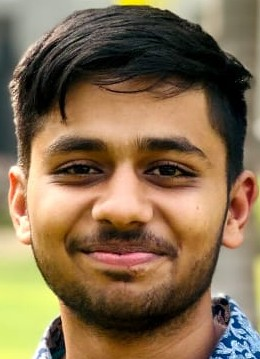
#> input picture STYLEAURA_1/skin-tone-detection/test_images/face1.jpg, 260 x 359 px; its folder holds only this picture in this run
$ python skin_tone_detector.py
#> lines starting #> are read from the running program, lines starting #| are printed output that depends on the picture
"""
Skin Tone Detection Pipeline
============================
This script:
1. Loads a face image
2. Detects the face region using OpenCV Haar Cascade
3. Extracts skin pixels using the trained ML model
4. Classifies skin tone as Light/Medium/Dark
5. Displays the result
"""

import cv2
import numpy as np
import pickle
import pandas as pd
from pathlib import Path
import warnings
warnings.filterwarnings('ignore')  # Suppress sklearn warnings for cleaner output


class SkinToneDetector:
    """
    A class to detect skin tone from face images.
    """

    def __init__(self, model_path="models/skin_classifier.pkl"):
        """
        Initialize the detector by loading the trained model.

        Args:
            model_path: Path to the trained skin classifier model
        """
        # Load the trained model
        with open(model_path, "rb") as f:
            self.model = pickle.load(f)

        # Initialize OpenCV Haar Cascade face detection
        # This is built-in with OpenCV, no extra dependencies needed
        cascade_path = cv2.data.haarcascades + 'haarcascade_frontalface_default.xml'
        self.face_cascade = cv2.CascadeClassifier(cascade_path)

        if self.face_cascade.empty():
            raise RuntimeError("Could not load Haar Cascade classifier. OpenCV installation may be incomplete.")

        print("[OK] Skin Tone Detector initialized successfully!")

    def detect_face(self, image):
        """
        Detect face region in the image using OpenCV Haar Cascade.
        Falls back to a skin-region crop from the upper body if no face is found
        (handles full-body photos where the face is small or off-angle).

        Args:
            image: Input image (BGR format from OpenCV)

        Returns:
            face_region: Cropped face/skin region (BGR format)
            face_bbox: Bounding box coordinates (x, y, width, height)
        """
        h, w = image.shape[:2]
        gray = cv2.cvtColor(image, cv2.COLOR_BGR2GRAY)

        # Try with relaxed parameters first for full-body photos
        faces = self.face_cascade.detectMultiScale(
            gray,
            scaleFactor=1.05,
            minNeighbors=3,
            minSize=(20, 20)
        )

        if len(faces) == 0:
            # Fallback: try even more permissive detection
            faces = self.face_cascade.detectMultiScale(
                gray,
                scaleFactor=1.1,
                minNeighbors=1,
                minSize=(15, 15)
            )

        if len(faces) > 0:
            # Use the largest detected face
            faces = sorted(faces, key=lambda f: f[2] * f[3], reverse=True)
            x, y, width, height = faces[0]
            x = max(0, x)
            y = max(0, y)
            width = min(width, w - x)
            height = min(height, h - y)
            face_region = image[y:y+height, x:x+width]
            print(f"[OK] Face detected at: x={x}, y={y}, width={width}, height={height}")
            return face_region, (x, y, width, height), True  # True = real face found

        # No face found — use upper-center crop as skin tone sample
        # (covers face/neck area in most portrait or full-body poses)
        print("[WARN] No face detected — using upper-center crop as skin tone fallback.")
        crop_top = 0
        crop_bottom = max(1, int(h * 0.45))   # Top 45% of image
        crop_left = max(0, int(w * 0.20))     # Middle 60% horizontally
        crop_right = min(w, int(w * 0.80))
        fallback_region = image[crop_top:crop_bottom, crop_left:crop_right]
        fallback_bbox = (crop_left, crop_top, crop_right - crop_left, crop_bottom - crop_top)
        return fallback_region, fallback_bbox, False  # False = no real face, using fallback crop

    def extract_skin_pixels(self, face_image):
        """
        Extract skin pixels from face region using the trained ML model.

        Args:
            face_image: Face region image (BGR format)

        Returns:
            skin_pixels: Array of skin pixel RGB values
        """
        # Convert BGR to RGB (OpenCV uses BGR, but our model was trained on RGB)
        rgb_image = cv2.cvtColor(face_image, cv2.COLOR_BGR2RGB)

        # Reshape image to list of pixels
        pixels = rgb_image.reshape(-1, 3)

        # Convert entire RGB image to HSV at once (much faster than pixel-by-pixel)
        # Reshape back to image shape for cv2.cvtColor, then reshape again
        hsv_image = cv2.cvtColor(rgb_image, cv2.COLOR_RGB2HSV)
        hsv_pixels = hsv_image.reshape(-1, 3)

        # Convert to DataFrame to match training format (prevents sklearn warnings)
        hsv_df = pd.DataFrame(hsv_pixels, columns=['H', 'S', 'V'])

        # Predict which pixels are skin (label 1 = skin, 2 = non-skin)
        predictions = self.model.predict(hsv_df)

        # Extract only skin pixels (where prediction == 1)
        skin_mask = predictions == 1
        skin_pixels = pixels[skin_mask]

        print(f"[OK] Extracted {len(skin_pixels)} skin pixels from {len(pixels)} total pixels")

        return skin_pixels

    def classify_skin_tone(self, skin_pixels):
        """
        Classify skin tone as Light, Medium, or Dark using improved multi-feature approach.

        IMPROVEMENTS:
        1. Uses all HSV features (H, S, V) instead of just brightness
        2. Weighted scoring system for better accuracy
        3. Improved confidence calculation based on feature consistency

        Args:
            skin_pixels: Array of skin pixel RGB values

        Returns:
            tone: String classification ("Light", "Medium", or "Dark")
            confidence: Confidence score (0-1)
            avg_v: Average brightness value for reference
        """
        if len(skin_pixels) == 0:
            raise ValueError("No skin pixels found in the image. Please upload a photo of a person.")

        # VALIDATION GATE: If the skin pixel count is critically low, the image likely
        # doesn't contain a person (e.g. it's a screenshot, landscape, or object photo).
        MIN_SKIN_PIXELS = 50
        if len(skin_pixels) < MIN_SKIN_PIXELS:
            raise ValueError(
                f"Insufficient skin detected ({len(skin_pixels)} pixels). "
                "Please upload a clear photo of a person with visible skin."
            )

        # Convert skin pixels to HSV efficiently
        num_pixels = len(skin_pixels)
        rgb_reshaped = skin_pixels.reshape(1, num_pixels, 3).astype(np.uint8)
        hsv_reshaped = cv2.cvtColor(rgb_reshaped, cv2.COLOR_RGB2HSV)
        hsv_values = hsv_reshaped.reshape(num_pixels, 3)

        # Extract all HSV features
        h_values = hsv_values[:, 0]  # Hue (0-179)
        s_values = hsv_values[:, 1]  # Saturation (0-255)
        v_values = hsv_values[:, 2]  # Value/Brightness (0-255)

        # Calculate statistics
        avg_h = np.mean(h_values)
        avg_s = np.mean(s_values)
        avg_v = np.mean(v_values)
        std_v = np.std(v_values)  # Standard deviation for consistency check

        # IMPROVED CLASSIFICATION: Multi-feature weighted scoring

        # Score for each category (higher = more likely)
        light_score = 0
        medium_score = 0
        dark_score = 0

        # 1. PRIMARY FEATURE: Brightness (V) - 70% weight
        # Use overlapping ranges for better boundary handling
        # Light: V > 175 (with transition zone 175-190)
        # Medium: 90 <= V <= 190 (wider range with transitions)
        # Dark: V < 110 (with transition zone 90-110)

        # Light scoring (V > 175, peak at V > 190)
        if avg_v > 175:
            if avg_v > 190:
                light_score += 0.7 * 1.0  # Clearly light
            else:
                # Transition zone 175-190: decreasing light score
                light_score += 0.7 * ((avg_v - 175) / 15)
                # Also give some medium score in transition
                medium_score += 0.7 * ((190 - avg_v) / 15) * 0.6

        # Medium scoring (90 <= V <= 190, peak at V = 145)
        if 90 <= avg_v <= 190:
            if 120 <= avg_v <= 170:
                # Core medium range (peak at 145)
                medium_score += 0.7 * (1.0 - abs(avg_v - 145) / 50)
            elif avg_v < 120:
                # Lower transition (90-120)
                medium_score += 0.7 * ((avg_v - 90) / 30)
            elif 170 < avg_v <= 190:
                # Upper transition (170-190) - also give medium score
                medium_score += 0.7 * ((190 - avg_v) / 20) * 0.8

        # Dark scoring (V < 110, peak at V < 90)
        if avg_v < 110:
            if avg_v < 90:
                dark_score += 0.7 * 1.0  # Clearly dark
            else:
                # Transition zone 90-110: decreasing dark score
                dark_score += 0.7 * ((110 - avg_v) / 20)
                # Also give some medium score in transition
                medium_score += 0.7 * ((avg_v - 90) / 20) * 0.5

        # 2. SECONDARY FEATURE: Saturation (S) - 20% weight
        # Higher saturation often indicates more defined skin tone
        saturation_factor = avg_s / 255.0

        # Add saturation boost to the category with highest brightness score
        if light_score >= medium_score and light_score >= dark_score:
            light_score += 0.2 * saturation_factor
        elif medium_score >= light_score and medium_score >= dark_score:
            medium_score += 0.2 * saturation_factor
        else:
            dark_score += 0.2 * saturation_factor

        # 3. CONSISTENCY CHECK: Standard deviation - 10% weight
        # Lower std = more consistent skin tone = higher confidence
        consistency = 1.0 - min(1.0, std_v / 50.0)  # Normalize std (typical range 0-50)
        if light_score > medium_score and light_score > dark_score:
            light_score += 0.1 * consistency
        elif medium_score > light_score and medium_score > dark_score:
            medium_score += 0.1 * consistency
        else:
            dark_score += 0.1 * consistency

        # Determine classification
        scores = {
            'Light': light_score,
            'Medium': medium_score,
            'Dark': dark_score
        }

        tone = max(scores, key=scores.get)
        max_score = scores[tone]

        # Calculate confidence based on:
        # 1. How much the winning score exceeds others
        # 2. Consistency of brightness (lower std = higher confidence)
        second_best = sorted(scores.values(), reverse=True)[1]
        score_margin = max_score - second_best

        # Confidence combines score margin and consistency
        confidence = min(1.0, (max_score * 0.7 + score_margin * 2.0 * 0.3))

        # Boost confidence if brightness is very consistent
        if std_v < 15:  # Very consistent skin tone
            confidence = min(1.0, confidence * 1.2)

        print(f"[OK] Average HSV: H={avg_h:.1f}, S={avg_s:.1f}, V={avg_v:.2f}")
        print(f"[OK] Scores - Light: {light_score:.3f}, Medium: {medium_score:.3f}, Dark: {dark_score:.3f}")

        return tone, float(confidence), float(avg_v)

    def process_image(self, image_path):
        """
        Complete pipeline: Load image, detect face, extract skin, classify tone.

        Args:
            image_path: Path to the input image

        Returns:
            result: Dictionary with classification results
        """
        print(f"\n{'='*50}")
        print(f"Processing: {image_path}")
        print(f"{'='*50}\n")

        # Step 1: Load image
        print("Step 1: Loading image...")
        image = cv2.imread(image_path)
        if image is None:
            raise ValueError(f"Could not load image from {image_path}")
        print("[OK] Image loaded successfully")

        # Step 2: Detect face
        print("\nStep 2: Detecting face...")
        face_region, face_bbox, face_detected = self.detect_face(image)

        # Step 3: Extract skin pixels
        print("\nStep 3: Extracting skin pixels using ML model...")
        skin_pixels = self.extract_skin_pixels(face_region)

        # Step 4: Classify skin tone
        print("\nStep 4: Classifying skin tone...")
        tone, confidence, avg_v = self.classify_skin_tone(skin_pixels)

        # Prepare result
        result = {
            "skin_tone": tone,
            "confidence": confidence,
            "avg_v": avg_v,  # Average brightness value for analysis
            "face_bbox": face_bbox,
            "face_detected": face_detected,   # True = real face, False = fallback crop
            "num_skin_pixels": len(skin_pixels)
        }

        return result, image, face_region


def main():
    """
    Main function to run the skin tone detection pipeline.
    """
    # Initialize detector
    detector = SkinToneDetector(model_path="models/skin_classifier.pkl")
#> (reads STYLEAURA_1/skin-tone-detection/models/skin_classifier.pkl from the repository)

    # Check if test_images directory has any images
    test_dir = Path("test_images")
    if not test_dir.exists():
        print("ERROR: test_images/ directory not found!")
        return

    # Find image files
    image_extensions = [".jpg", ".jpeg", ".png", ".bmp"]
    image_files = []
    for ext in image_extensions:
        image_files.extend(list(test_dir.glob(f"*{ext}")))
        image_files.extend(list(test_dir.glob(f"*{ext.upper()}")))

    if not image_files:
        print("ERROR: No images found in test_images/ directory!")
        print("Please add a face image to test_images/ folder.")
        return

    # Process the first image found
    image_path = str(image_files[0])

    try:
        # Process image
        result, original_image, face_region = detector.process_image(image_path)
#> in process_image, image is the input picture: shape (359, 260, 3); mean B, G, R 80.3, 109.5, 132.9
#> in detect_face, `gray = cv2.cvtColor(image, cv2.COLOR_BGR2GRAY)`:
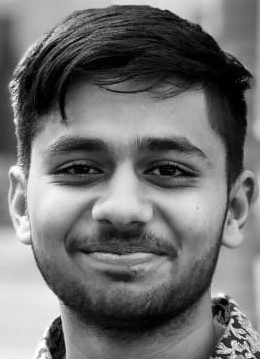
#> gray: shape (359, 260); min 0, max 255, mean 113.2
#> in detect_face, `faces = self.face_cascade.detectMultiScale( gray, scaleFactor=1.05, mi..`: faces = [[16, 83, 221, 221]]
#> in detect_face, `x, y, width, height = faces[0]`: x = 16; y = 83; width = 221
#> in detect_face, `face_region = image[y:y+height, x:x+width]`:
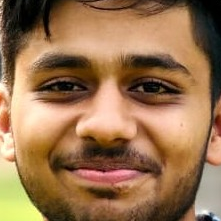
#> face_region: shape (221, 221, 3); mean B, G, R 79.8, 114.9, 152.7
#| [OK] Face detected at: x=16, y=83, width=221, height=221
#> in process_image, `face_region, face_bbox, face_detected = self.detect_face(image)`: face_bbox = (16, 83, 221, 221); face_detected = True
#> in extract_skin_pixels, `hsv_image = cv2.cvtColor(rgb_image, cv2.COLOR_RGB2HSV)`: hsv_image: shape (221, 221, 3); mean H, S, V 18, 133.5, 153.3
#> in extract_skin_pixels, `hsv_df = pd.DataFrame(hsv_pixels, columns=['H', 'S', 'V'])`: hsv_df = table of 48841 rows and 3 columns
#> in extract_skin_pixels, `skin_pixels = pixels[skin_mask]`: skin_pixels = 472 rows, first 8: [5, 3, 4], [9, 7, 8], [7, 5, 6], [2, 0, 1], [6, 4, 5], [3, 1, 2], [4, 2, 3], [4, 2, 3]
#| [OK] Extracted 472 skin pixels from 48841 total pixels
#> in classify_skin_tone, `num_pixels = len(skin_pixels)`: num_pixels = 472
#> in classify_skin_tone, `rgb_reshaped = skin_pixels.reshape(1, num_pixels, 3).astype(np.uint8)`: rgb_reshaped has the same summary as skin_pixels in extract_skin_pixels
#> in classify_skin_tone, `hsv_reshaped = cv2.cvtColor(rgb_reshaped, cv2.COLOR_RGB2HSV)`: hsv_reshaped = 472 rows, first 8: [165, 102, 5], [165, 57, 9], [165, 73, 7], [165, 255, 2], [165, 85, 6], [165, 170, 3], [165, 128, 4], [165, 128, 4]
#> in classify_skin_tone, `hsv_values = hsv_reshaped.reshape(num_pixels, 3)`: hsv_values has the same summary as hsv_reshaped
#> in classify_skin_tone, `h_values = hsv_values[:, 0]`: h_values = 472 values, max 179 at index 42, min 95 at index 415, mean 167.1
#> in classify_skin_tone, `s_values = hsv_values[:, 1]`: s_values = 472 values, max 255 at index 3, min 3 at index 386, mean 99.37
#> in classify_skin_tone, `v_values = hsv_values[:, 2]`: v_values = 472 values, max 255 at index 126, min 2 at index 3, mean 177.3
#> in classify_skin_tone, `avg_h = np.mean(h_values)`: avg_h = 167.1
#> in classify_skin_tone, `avg_s = np.mean(s_values)`: avg_s = 99.37
#> in classify_skin_tone, `avg_v = np.mean(v_values)`: avg_v = 177.3
#> in classify_skin_tone, `std_v = np.std(v_values)`: std_v = 75.58
#> in classify_skin_tone, `light_score += 0.7 * ((avg_v - 175) / 15)`: light_score = 0.106
#> in classify_skin_tone, `medium_score += 0.7 * ((190 - avg_v) / 15) * 0.6`: medium_score = 0.356
#> in classify_skin_tone, `medium_score += 0.7 * ((190 - avg_v) / 20) * 0.8`: medium_score = 0.713
#> in classify_skin_tone, `saturation_factor = avg_s / 255.0`: saturation_factor = 0.39
#> in classify_skin_tone, `medium_score += 0.2 * saturation_factor`: medium_score = 0.791
#> in classify_skin_tone, `consistency = 1.0 - min(1.0, std_v / 50.0)`: consistency = 0
#> in classify_skin_tone, `scores = { 'Light': light_score, 'Medium': medium_score, 'Dark': dark_..`: scores = {'Light': 0.106, 'Medium': 0.791, 'Dark': 0}
#> in classify_skin_tone, `tone = max(scores, key=scores.get)`: tone = 'Medium'
#> in classify_skin_tone, `max_score = scores[tone]`: max_score = 0.791
#> in classify_skin_tone, `second_best = sorted(scores.values(), reverse=True)[1]`: second_best = 0.106
#> in classify_skin_tone, `score_margin = max_score - second_best`: score_margin = 0.685
#> in classify_skin_tone, `confidence = min(1.0, (max_score * 0.7 + score_margin * 2.0 * 0.3))`: confidence = 0.965
#| [OK] Average HSV: H=167.1, S=99.4, V=177.27
#| [OK] Scores - Light: 0.106, Medium: 0.791, Dark: 0.000
#> in process_image, `tone, confidence, avg_v = self.classify_skin_tone(skin_pixels)`: tone = 'Medium'; confidence = 0.965; avg_v = 177.3
#> in process_image, `result = { "skin_tone": tone, "confidence": confidence, "avg_v": avg_v..`: result = {'skin_tone': 'Medium', 'confidence': 0.965, 'avg_v': 177.3, 'face_bbox': (16, 83, 221, 221), 'face_detected': True, 'num_skin_pixels': 472}

        # Display results
        print(f"\n{'='*50}")
        print("FINAL RESULT")
        print(f"{'='*50}")
        print(f"Skin Tone Classification: {result['skin_tone']}")
#| Skin Tone Classification: Medium
        print(f"Confidence: {result['confidence']:.2%}")
#| Confidence: 96.46%
        print(f"Number of skin pixels detected: {result['num_skin_pixels']}")
#| Number of skin pixels detected: 472
        print(f"{'='*50}\n")

        # Display images
        # Draw bounding box on original image
        x, y, w, h = result['face_bbox']
#> x = 16; y = 83; w = 221; h = 221
        annotated_image = original_image.copy()
        cv2.rectangle(annotated_image, (x, y), (x+w, y+h), (0, 255, 0), 2)
        cv2.putText(annotated_image, f"Skin Tone: {result['skin_tone']}",
                   (x, y-10), cv2.FONT_HERSHEY_SIMPLEX, 0.7, (0, 255, 0), 2)
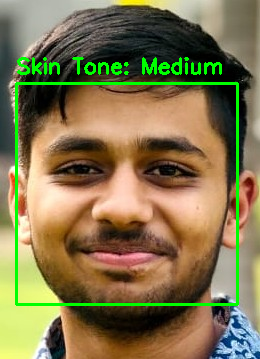
#> annotated_image: shape (359, 260, 3); mean B, G, R 77.9, 117.3, 129.2

        # Show images
        cv2.imshow("Original Image with Detection", annotated_image)
        cv2.imshow("Face Region", face_region)

        print("Press any key to close the windows...")
        cv2.waitKey(0)
        cv2.destroyAllWindows()

    except Exception as e:
        print(f"\nERROR: {str(e)}")
        print("\nTroubleshooting tips:")
        print("1. Make sure the image contains a clear face")
        print("2. Check that the image path is correct")
        print("3. Make sure OpenCV is properly installed: pip install opencv-python")


if __name__ == "__main__":
    main()
